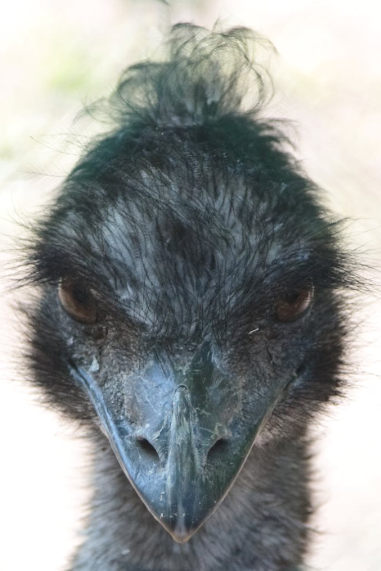
#> input picture Zad2/img/strus.bmp, 381 x 571 px
$ python xtrans.py
#> lines starting #> are read from the running program, lines starting #| are printed output that depends on the picture
### Zad2/demosaic.py

import numpy as np
def demosaic(img, height, width, dim):
    tmp_array = np.zeros([height, width, dim], dtype=int)
    for layer in range(0, 3):
        for y in range(0, height):
            for x in range(0, width):
                cnt, tmp = 0, 0
                for i in range(x - 1, x + 2):
                    for j in range(y - 1, y + 2):
                        if height > j >= 0 and width > i >= 0 and img[j, i, layer] != 0:
                            cnt += 1
                            tmp += img[j, i, layer]
                try:
                    tmp_array[y, x, layer] = tmp // cnt
                except ZeroDivisionError:
                    pass
    return tmp_array

### Zad2/xtrans.py
import numpy as np
import matplotlib.pyplot as plt
import cv2
from demosaic import demosaic

rawImage = cv2.cvtColor(cv2.imread("img/strus.bmp", cv2.IMREAD_COLOR), cv2.COLOR_BGR2RGB)
xTransImage = np.zeros([*rawImage.shape], dtype=int)

content_list = [
    [rawImage, "Raw Image"],
    [xTransImage, "X-Trans Filter"],
]

# Red
xTransImage[0::6, 2::6, 0] = rawImage[0::6, 2::6, 0]
xTransImage[0::6, 4::6, 0] = rawImage[0::6, 4::6, 0]
#> xTransImage: shape (571, 381, 3) int64; mean R, G, B 8.4, 0, 0
xTransImage[1::6, 0::6, 0] = rawImage[1::6, 0::6, 0]
#> xTransImage: shape (571, 381, 3) int64; mean R, G, B 12.6, 0, 0
xTransImage[2::6, 3::6, 0] = rawImage[2::6, 3::6, 0]
#> xTransImage: shape (571, 381, 3) int64; mean R, G, B 16.7, 0, 0
xTransImage[3::6, 1::6, 0] = rawImage[3::6, 1::6, 0]
#> xTransImage: shape (571, 381, 3) int64; mean R, G, B 20.9, 0, 0
xTransImage[3::6, 5::6, 0] = rawImage[3::6, 5::6, 0]
#> xTransImage: shape (571, 381, 3) int64; mean R, G, B 25, 0, 0
xTransImage[4::6, 3::6, 0] = rawImage[4::6, 3::6, 0]
#> xTransImage: shape (571, 381, 3) int64; mean R, G, B 29.1, 0, 0
xTransImage[5::6, 0::6, 0] = rawImage[5::6, 0::6, 0]
#> xTransImage: shape (571, 381, 3) int64; mean R, G, B 33.3, 0, 0

# Green
xTransImage[0::3, 0::3, 1] = rawImage[0::3, 0::3, 1]
xTransImage[1::3, 1::3, 1] = rawImage[1::3, 1::3, 1]
xTransImage[1::3, 2::3, 1] = rawImage[1::3, 2::3, 1]
xTransImage[2::3, 1::3, 1] = rawImage[2::3, 1::3, 1]
xTransImage[2::3, 2::3, 1] = rawImage[2::3, 2::3, 1]

# Blue
xTransImage[0::6, 1::6, 2] = rawImage[0::6, 0::6, 2]
xTransImage[0::6, 5::6, 2] = rawImage[0::6, 5::6, 2]
xTransImage[1::6, 3::6, 2] = rawImage[1::6, 3::6, 2]
xTransImage[2::6, 0::6, 2] = rawImage[2::6, 0::6, 2]
xTransImage[3::6, 2::6, 2] = rawImage[3::6, 2::6, 2]
xTransImage[3::6, 4::6, 2] = rawImage[3::6, 4::6, 2]
xTransImage[4::6, 0::6, 2] = rawImage[4::6, 0::6, 2]
xTransImage[5::6, 3::6, 2] = rawImage[5::6, 3::6, 2]
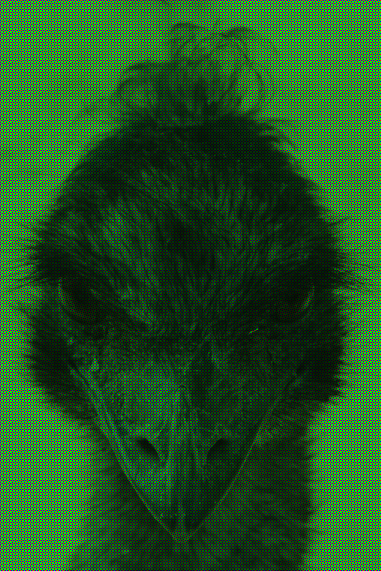
#> xTransImage: shape (571, 381, 3) int64; mean R, G, B 33.3, 84.9, 33.7

demosaicImage = demosaic(xTransImage, *xTransImage.shape)

content_list += [
    [demosaicImage, "Demosaiced Image"],
    [np.abs(rawImage - demosaicImage), "Diff"]
]

for idx, img_c in enumerate(content_list, 1):
    img, name = img_c
    plt.subplot(140 + idx)
    plt.axis("off")
    plt.title(str(name))
    plt.imshow(img)
#> this loop made 4 passes
#> name on passes 1 to 4: 'Raw Image', 'X-Trans Filter', 'Demosaiced Image', 'Diff'
plt.show()
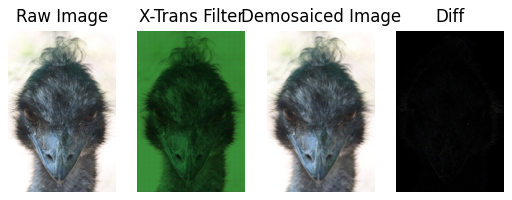
#> figure drawn by matplotlib, 4 panels
